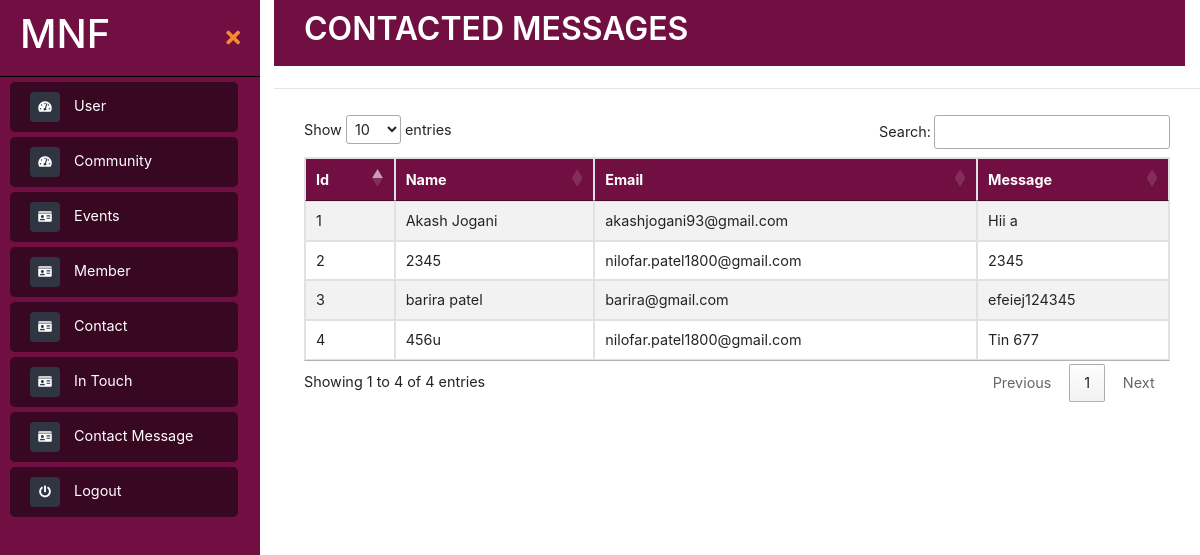
Page /admin/contactDetails.php on the committed database.
### tables this page shows
CREATE TABLE `contactus` (
  `id` int(10) NOT NULL,
  `name` varchar(50) NOT NULL,
  `email` varchar(50) NOT NULL,
  `message` varchar(200) NOT NULL
);

### admin/contactDetails.php (the view, shortened to what this page needs)
<?php include("sidebar.php");
include('../connect.php')
?>
<div class="page-content container-fluid">
    <div class="footer">
        <div class="d-flex justify-content-between">
            <h2 class="text-center" style="font-weight: 600">CONTACTED MESSAGES</h2>
        </div>
    </div>
</div>
<main class="page-content">
    <hr />
    <div class="table-responsive" style="overflow-y:scroll; height: 480px;">
        <table class="table table-bordered table-striped bg-white" id="example">
            <thead>
                <tr>
                    <th>Id</th>
                    <th>Name</th>
                    <th>Email</th>
                    <th>Message</th>
                </tr>
            </thead>
            <tbody>
                <?php
                    $query="SELECT * FROM `contactus` ORDER BY `id`";
                    $sn=0;
                    $confirm = mysqli_query($conn, $query) or die(mysqli_error());
                    while ($out = mysqli_fetch_array($confirm))
                    { ?>
                        <tr>
                            <td><?php echo ++$sn; ?></td>
                            <td><?php echo $out['name']; ?></td>
                            <td><?php echo $out['email']; ?></td>
                            <td><?php echo $out['message']; ?></td>
                        </tr>
                        <?php
                    } ?>
            </tbody>
        </table>
    </div>
</main>

### admin/assets/css/style.css (style rules this page uses)
* { margin: 0px; padding: 0px; }
body { font-size: 0.9rem; background-color: #ffffff; }
.page-wrapper .sidebar-wrapper, .sidebar-wrapper .sidebar-brand > a, .sidebar-wrapper .sidebar-dropdown > a:after, .sidebar-wrapper .sidebar-menu .sidebar-dropdown .sidebar-submenu li a:before, .sidebar-wrapper ul li a i, .page-wrapper .page-content, .sidebar-wrapper .sidebar-search input.search-menu, .sidebar-wrapper .sidebar-search .input-group-text, .sidebar-wrapper .sidebar-menu ul li a, #show-sidebar, #close-sidebar { -webkit-transition: all 0.3s ease; -moz-transition: all 0.3s ease; -ms-transition: all 0.3s ease; -o-transition: all 0.3s ease; transition: all 0.3s ease; }
@media screen and (min-width: 768px) { .page-wrapper.toggled .page-content { padding-left: 274px; } }
.page-wrapper .page-content { display: inline-block; width: 100%; padding-left: 10px; padding-top: 0px; }
.page-wrapper .page-content > div { padding: 10px 30px; }
.page-wrapper .page-content { overflow-x: hidden; }
.footer { text-align: center; background-color: rgb(113, 15, 66); color:white; padding: 10px 0px 5px 0px; }

### admin/contactDetails.php (style rules this page uses)
.table-bordered tr th { background-color: rgb(113, 15, 66); color: white; }

### rows in the picture
contactus: name "Akash Jogani", email "akashjogani93@gmail.com", message "Hii a"
contactus: name "2345", email "nilofar.patel1800@gmail.com", message "2345"
contactus: name "barira patel", email "barira@gmail.com", message "efeiej124345"
contactus: name "456u", email "nilofar.patel1800@gmail.com", message "Tin 677"
